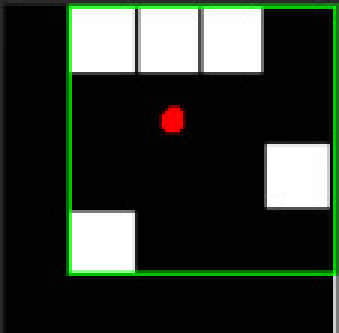
#> input picture ejercicio6_descripcion/Imades.jpg, 113 x 111 px, found by its file name (shown 3 times larger)
$ python Descripcion.py
#> lines starting #> are read from the running program, lines starting #| are printed output that depends on the picture; after the words box and inside, x2 and y2 are one past the last pixel; in counts of white or black regions, pixels touching at a corner belong together
import cv2
import numpy as np

# Leer la imagen
image = cv2.imread("imades.jpg", cv2.IMREAD_GRAYSCALE)
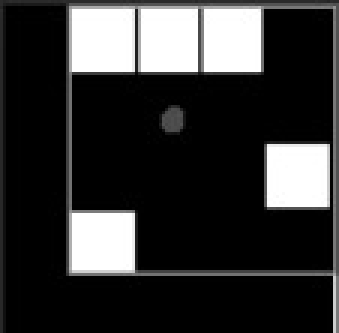
#> image: shape (111, 113) (shown 3 times larger); min 0, max 255, mean 51.8

# Binarizar la imagen
_, binary_image = cv2.threshold(image, 127, 255, cv2.THRESH_BINARY)
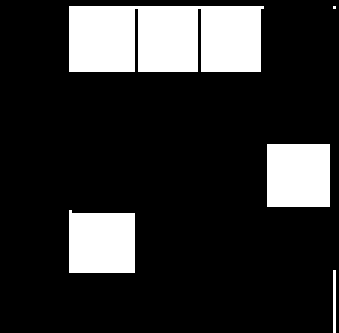
#> binary_image: shape (111, 113) (shown 3 times larger); 18.1% white; 5 white regions (1 under 20 px)

# Encontrar los contornos de los objetos
contours, _ = cv2.findContours(binary_image, cv2.RETR_EXTERNAL, cv2.CHAIN_APPROX_SIMPLE)
#> contours = 5 contours, 2 with area under 20; largest, box (x1, y1, x2, y2) and area: (23, 2, 88, 24) 1242, (89, 48, 110, 69) 400, (23, 70, 45, 91) 400

# Etiquetar los objetos y dibujar el BoundingBox y Centroid
for i, contour in enumerate(contours):
    # Calcular el BoundingBox
    x, y, w, h = cv2.boundingRect(contour)
    cv2.rectangle(image, (x, y), (x + w, y + h), (0, 255, 0), 2)

    # Calcular el Centroid
    M = cv2.moments(contour)
    if M["m00"] != 0:  # Verificar que el área no sea cero
        centroid_x = int(M["m10"] / M["m00"])
        centroid_y = int(M["m01"] / M["m00"])
        cv2.circle(image, (centroid_x, centroid_y), 5, (0, 0, 255), -1)
#> this loop made 5 passes
#> (contour, x, y, w, h, centroid_x, centroid_y) on pass 3: ([[89, 48], [89, 68], [109, 68], [109, 48]], 89, 48, 21, 21, 99, 58)
#> (x, y, w, h, centroid_x, centroid_y) on passes 2, 5: (23, 70, 22, 21, 33, 80), (23, 2, 65, 22, 54, 12)
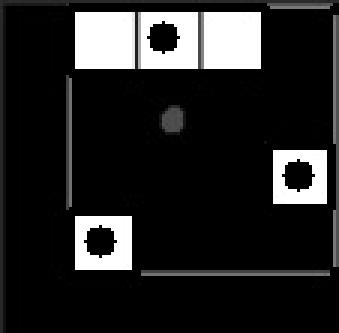
#> image: shape (111, 113) (shown 3 times larger); 9.61% of pixels changed, all inside (x1, y1, x2, y2) = (22, 1, 113, 111)

# Mostrar la imagen con los objetos etiquetados
cv2.imshow("Etiquetado de objetos", image)
cv2.waitKey(0)
cv2.destroyAllWindows()
